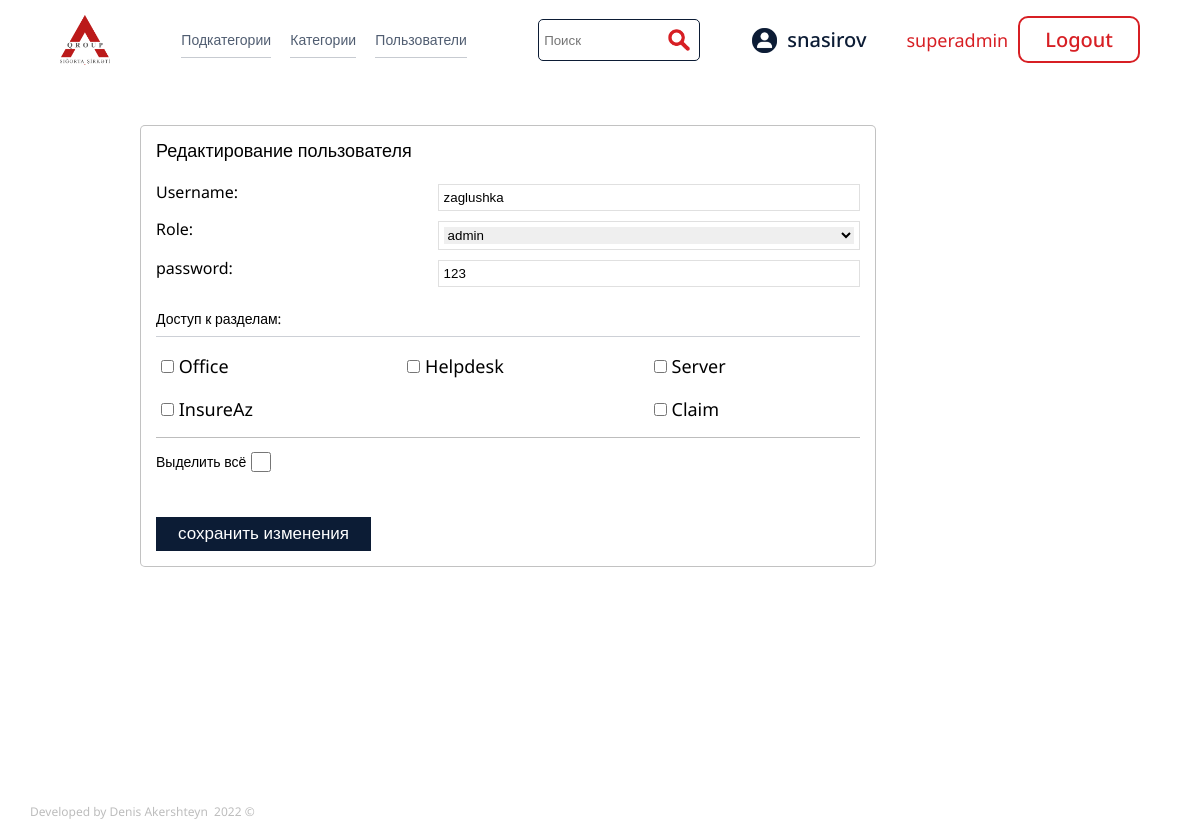
Page /index.php?source_page=add_user&user_id=15 (signed in) on the earlier database version.
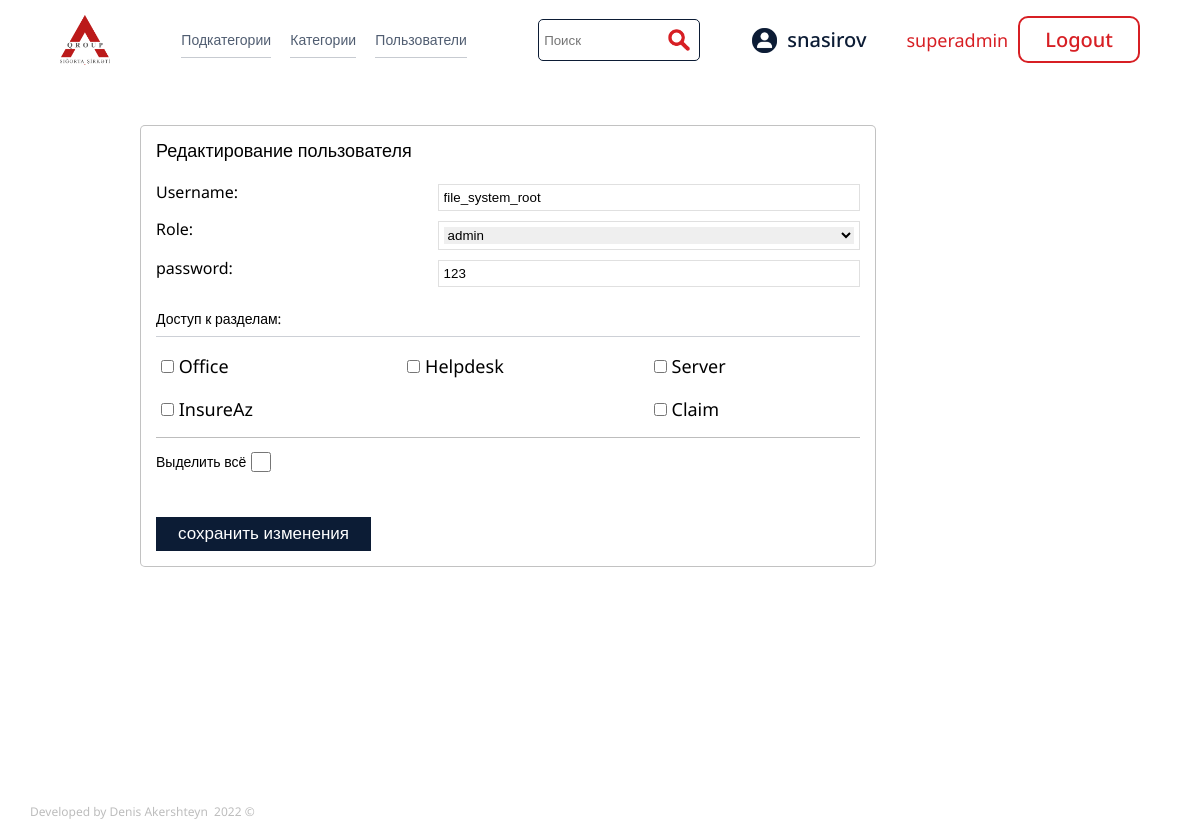
Same page on the later database version.
### tables this page shows
CREATE TABLE `users` (
  `id` int(11) NOT NULL,
  `username` varchar(255) NOT NULL,
  `password` varchar(255) NOT NULL,
  `role` varchar(255) NOT NULL,
  `categories` text NOT NULL
);

### db/edit_user.php (the view, shortened to what this page needs)
<?php
$user_id =  $_GET['user_id'];
?>
<?php
$query_user = "SELECT * FROM users WHERE id = '{$user_id}'";
$select_user = mysqli_query($connection, $query_user);
while ($row = mysqli_fetch_assoc($select_user)) {
    $username = $row['username'];
    $password = $row['password'];
    $role = $row['role'];
?>
    <form action="./db/edit_user_code.php" id="frm1" class="form__add_user" method="post" style="width: 80%;">
        <div class="add_user__form_name">
            Редактирование пользователя
        </div>
        <div class="add_user__form__block">
            <div class="add_user__form_desc">
                Username:
            </div>
            <div class="add_user__form_input">
                <input type="text" name="username" id="username" value="<?php echo $username; ?>">
            </div>
        </div>
        <div class="add_user__form__block">
            <div class="add_user__form_desc">
                Role:
            </div>
            <div class="add_user__form_input">
                <select name="role" id="role">
                    <option value="<?php echo $role; ?>"><?php echo $role; ?></option>
                </select>
            </div>
        </div>
        <div class="add_user__form__block">
            <div class="add_user__form_desc">
                password:
            </div>
            <div class="add_user__form_input">
                <input type="text" name="password" id="password" value="<?php echo $password; ?>">
            </div>
        </div>
        <div class="edit__user__categories">
            <div class="edit__user__categories_name">
                Доступ к разделам:
            </div>
            <div class="edit_user__categories__wrapper">
                <?php
                $query = "SELECT * FROM category";
                $select_category = mysqli_query($connection, $query);
                while ($row = mysqli_fetch_assoc($select_category)) {
                    $category_id = $row['id'];
                    $category_name = $row['category_name'];
                ?>
                    <div class="category__user__element">
                        <input type="checkbox" id="<?php echo $id; ?>" name="category[]" value="<?php echo $category_id; ?>">
                        <label for="<?php echo $id; ?>"> <?php echo $category_name; ?></label><br>
                    </div>
                <?php
                }
                ?>
            </div>
            <div class="select_all_checkbox">
                <div class="select_all_block">
                    <label for="checkall">Выделить всё</label>
                    <input type='checkbox' name='checkall' onclick='checkedAll(frm1);'>
                </div>
            </div>
        </div>
        <div class="users__content__addnew">
            <button type="submit" id="submit" name="submit">сохранить изменения </button>
        </div>
    </form>
<?php
}
?>

Differences in the rows shown:
changed users "admin": username "zaglushka" → "file_system_root"
